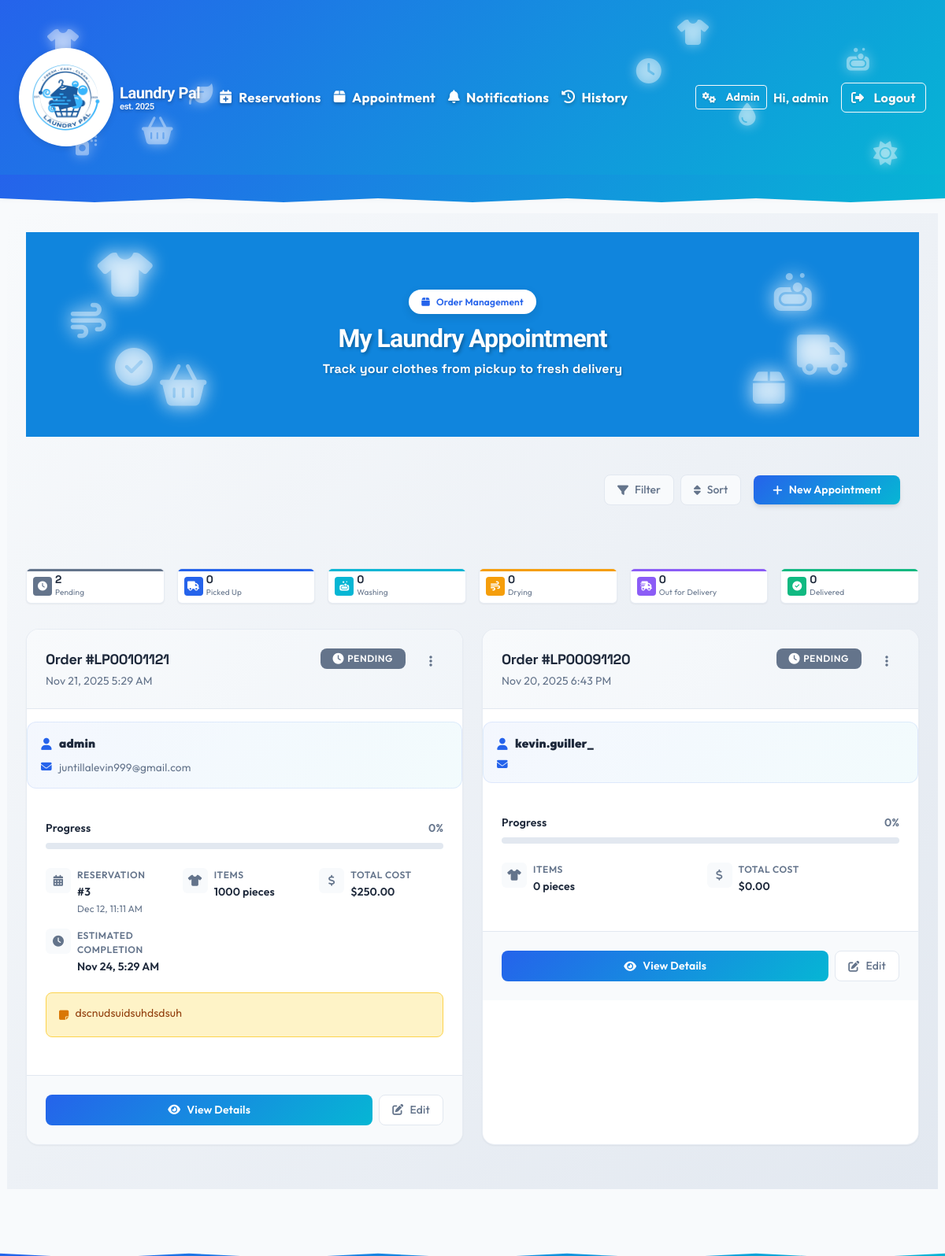
The app's page /orders/ (signed in, upper part), older data.
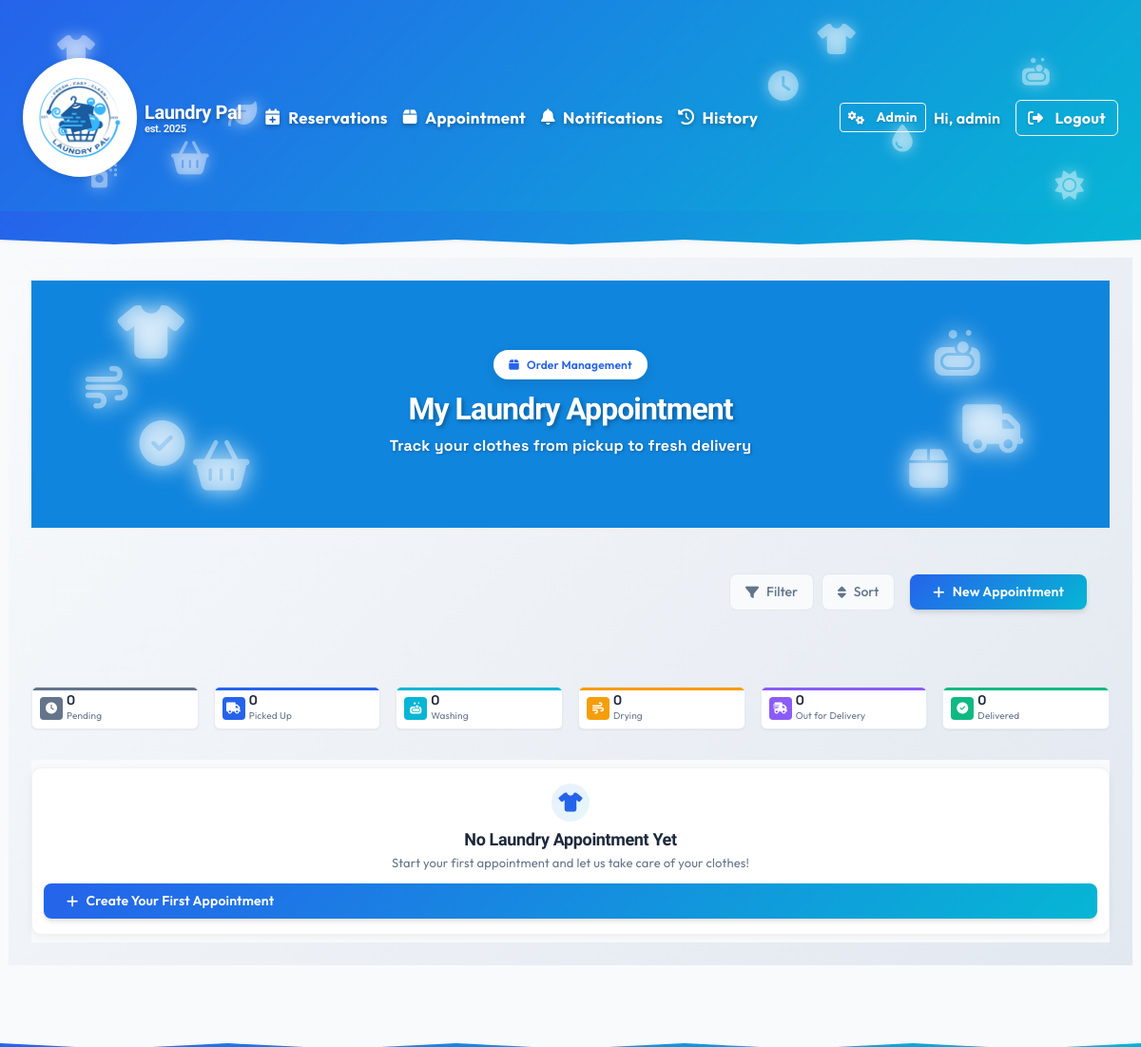
The same page, newer data.
### orders/models.py (models this page shows, shortened)
class Order(models.Model):
	class Status(models.TextChoices):
		PENDING = 'pending', 'Pending'
		CONFIRMED = 'confirmed', 'Confirmed'
		PICKED_UP = 'picked_up', 'Picked Up'
		WASHING = 'washing', 'Washing'
		DRYING = 'drying', 'Drying'
		FOLDING = 'folding', 'Folding'
		READY = 'ready', 'Ready for Delivery'
		OUT_FOR_DELIVERY = 'out_for_delivery', 'Out for Delivery'
		DELIVERED = 'delivered', 'Delivered'
	user = models.ForeignKey(settings.AUTH_USER_MODEL, on_delete=models.CASCADE, related_name='orders')
	reservation = models.ForeignKey('reservations.Reservation', on_delete=models.SET_NULL, null=True, blank=True, related_name='orders')
	order_number = models.CharField(max_length=20, unique=True, blank=True)
	status = models.CharField(max_length=20, choices=Status.choices, default=Status.PENDING)
	total_items = models.PositiveIntegerField(default=0)
	total_cost = models.DecimalField(max_digits=10, decimal_places=2, default=Decimal('0.00'))
	special_instructions = models.TextField(blank=True)
	estimated_completion = models.DateTimeField(null=True, blank=True)
	created_at = models.DateTimeField(auto_now_add=True)
	updated_at = models.DateTimeField(auto_now=True)
	class Meta:
		ordering = ['-created_at']
	def get_progress_percentage(self):
		status_progress = {
			'pending': 0,
			'confirmed': 10,
			'picked_up': 20,
			'washing': 40,
			'drying': 60,
			'folding': 80,
			'ready': 90,
			'out_for_delivery': 95,
			'delivered': 100
		}
		return status_progress.get(self.status, 0)
	def get_status_icon(self):
		status_icons = {
			'pending': 'clock',
			'confirmed': 'check-circle',
			'picked_up': 'truck',
			'washing': 'soap',
			'drying': 'wind',
			'folding': 'hands',
			'ready': 'check-circle',
			'out_for_delivery': 'shipping-fast',
			'delivered': 'check-circle'
		}
		return status_icons.get(self.status, 'clock')

### reservations/models.py (models this page shows, shortened)
class Reservation(models.Model):
	class Status(models.TextChoices):
		PENDING = 'pending', 'Pending'
		CONFIRMED = 'confirmed', 'Confirmed'
		IN_PROGRESS = 'in_progress', 'In Progress'
		COMPLETED = 'completed', 'Completed'
		CANCELLED = 'cancelled', 'Cancelled'
	class Priority(models.TextChoices):
		STANDARD = 'standard', 'Standard'
		EXPRESS = 'express', 'Express (24h)'
		RUSH = 'rush', 'Rush (Same Day)'
	user = models.ForeignKey(settings.AUTH_USER_MODEL, on_delete=models.CASCADE, related_name='reservations')
	service_type = models.ForeignKey(ServiceType, on_delete=models.CASCADE, null=True, blank=True)
	pickup_datetime = models.DateTimeField()
	delivery_datetime = models.DateTimeField()
	address = models.CharField(max_length=255)
	phone_number = models.CharField(max_length=20, blank=True)
	notes = models.TextField(blank=True)
	priority = models.CharField(max_length=20, choices=Priority.choices, default=Priority.STANDARD)
	status = models.CharField(max_length=20, choices=Status.choices, default=Status.PENDING)
	estimated_cost = models.DecimalField(max_digits=10, decimal_places=2, null=True, blank=True)
	final_cost = models.DecimalField(max_digits=10, decimal_places=2, null=True, blank=True)
	created_at = models.DateTimeField(auto_now_add=True)
	updated_at = models.DateTimeField(auto_now=True)
	class Meta:
		ordering = ['-created_at']

### orders/views.py (the view)
# urls.py: path('', views.OrderListView.as_view(), name='list'),
class OrderListView(LoginRequiredMixin, ListView):
	model = Order
	template_name = 'orders/order_list.html'
	context_object_name = 'orders'
	paginate_by = 6
	def get_queryset(self):
		if self.request.user.is_staff or self.request.user.is_superuser:
			return Order.objects.all().select_related('user', 'reservation').prefetch_related('items').order_by('-created_at')
		else:
			return Order.objects.filter(user=self.request.user).select_related('reservation').prefetch_related('items').order_by('-created_at')
	def get_context_data(self, **kwargs):
		context = super().get_context_data(**kwargs)
		user_orders = self.get_queryset()
		context['pending_count'] = user_orders.filter(status='pending').count()
		context['picked_up_count'] = user_orders.filter(status='picked_up').count()
		context['washing_count'] = user_orders.filter(status='washing').count()
		context['drying_count'] = user_orders.filter(status='drying').count()
		context['out_for_delivery_count'] = user_orders.filter(status='out_for_delivery').count()
		context['delivered_count'] = user_orders.filter(status='delivered').count()
		return context

### orders/templates/orders/order_list.html (shortened to what the changed rows need)
{% extends 'base.html' %}
{% load static %}
{% block extra_css %}
<link href="{% static 'css/order-list.css' %}?v=1.0.0" rel="stylesheet">
{% endblock %}
{% block content %}
<div class="laundry-orders-container">
    <section class="orders-hero">
        <div class="hero-content">
            <h1 class="hero-title">My Laundry Appointment</h1>
        </div>
    </section>
    <div class="stats-section">
        <div class="stats-grid">
            <div class="stat-card stat-pending">
                <div class="stat-content">
                    <div class="stat-number">{{ pending_count }}</div>
                    <div class="stat-label">Pending</div>
                </div>
            </div>
        </div>
    </div>
    {% if orders %}
        <div class="orders-section">
            <div class="orders-grid">
            {% for order in orders %}
                <div class="order-card"
                     data-status="{{ order.status }}"
                     data-order-id="{{ order.pk }}"
                     data-order-number="{{ order.order_number }}"
                     data-created="{{ order.created_at|date:'c' }}"
                     data-total="${{ order.total_cost|floatformat:2 }}"
                     data-items="{{ order.items.all|join:', '|truncatewords:10 }}"
                     data-cost="{{ order.total_cost }}">
                    <div class="order-header">
                        <div class="order-info">
                            <div class="order-number">Order #{{ order.order_number }}</div>
                            <div class="order-date">{{ order.created_at|date:"M d, Y g:i A" }}</div>
                        </div>
                        <div class="order-status">
                            <span class="status-badge status-{{ order.status }}">
                                <i class="status-icon fas fa-{{ order.get_status_icon }}"></i>
                                {{ order.get_status_display }}
                            </span>
                        </div>
                        <div class="order-menu">
                            <div class="dropdown">
                                <button class="btn-menu" type="button" data-bs-toggle="dropdown" aria-expanded="false">
                                    <i class="fas fa-ellipsis-v"></i>
                                </button>
                            </div>
                        </div>
                    </div>
                    {% if user.is_staff or user.is_superuser %}
                    <div class="customer-info">
                        <div class="customer-details">
                            <div class="customer-name">
                                <i class="fas fa-user me-2"></i>
                                <strong>{{ order.user.first_name|default:order.user.username }}{% if order.user.last_name %} {{ order.user.last_name }}{% endif %}</strong>
                            </div>
                            <div class="customer-email">
                                <i class="fas fa-envelope me-2"></i>
                                {{ order.user.email }}
                            </div>
                        </div>
                    </div>
                    {% endif %}
                    <div class="order-body">
                        <div class="progress-section">
                            <div class="progress-header">
                                <span class="progress-label">Progress</span>
                                <span class="progress-percentage">{{ order.get_progress_percentage }}%</span>
                            </div>
                            <div class="progress-bar-container">
                            </div>
                        </div>
                        <div class="order-details">
                            {% if order.reservation %}
                            <div class="detail-item">
                                <div class="detail-icon">
                                    <i class="fas fa-calendar-alt"></i>
                                </div>
                                <div class="detail-content">
                                    <div class="detail-label">Reservation</div>
                                    <div class="detail-value">#{{ order.reservation.pk }}</div>
                                    <div class="detail-sub">{{ order.reservation.pickup_datetime|date:"M d, g:i A" }}</div>
                                </div>
                            </div>
                            {% endif %}
                            <div class="detail-item">
                                <div class="detail-icon">
                                    <i class="fas fa-tshirt"></i>
                                </div>
                                <div class="detail-content">
                                    <div class="detail-label">Items</div>
                                    <div class="detail-value">{{ order.total_items }} pieces</div>
                                </div>
                            </div>
                            <div class="detail-item">
                                <div class="detail-icon">
                                    <i class="fas fa-dollar-sign"></i>
                                </div>
                                <div class="detail-content">
                                    <div class="detail-label">Total Cost</div>
                                    <div class="detail-value">${{ order.total_cost }}</div>
                                </div>
                            </div>
                            {% if order.estimated_completion %}
                            <div class="detail-item">
                                <div class="detail-icon">
                                    <i class="fas fa-clock"></i>
                                </div>
                                <div class="detail-content">
                                    <div class="detail-label">Estimated Completion</div>
                                    <div class="detail-value">{{ order.estimated_completion|date:"M d, g:i A" }}</div>
                                </div>
                            </div>
                            {% endif %}
                        </div>
                        {% if order.special_instructions %}
                        <div class="special-instructions">
                            <div class="instructions-icon">
                                <i class="fas fa-sticky-note"></i>
                            </div>
                            <div class="instructions-text">{{ order.special_instructions|truncatewords:12 }}</div>
                        </div>
                        {% endif %}
                    </div>
                    <div class="order-footer">
                        <a href="{% url 'orders:detail' order.pk %}" class="btn-primary">
                            <i class="fas fa-eye"></i>
                            <span>View Details</span>
                        </a>
                        {% if order.status in 'pending,confirmed' %}
                        <a href="{% url 'orders:update' order.pk %}" class="btn-secondary">
                            <i class="fas fa-edit"></i>
                            <span>Edit</span>
                        </a>
                        {% endif %}
                    </div>
                </div>
            {% endfor %}
            </div>
        </div>
    {% else %}
        <div class="empty-state-section">
            <div class="empty-state">
                <div class="empty-icon">
                    <i class="fas fa-tshirt"></i>
                </div>
                <h3 class="empty-title">No Laundry Appointment Yet</h3>
                <p class="empty-subtitle">Start your first appointment and let us take care of your clothes!</p>
                <a href="{% url 'orders:create' %}" class="btn-new-order">
                    <i class="fas fa-plus"></i>
                    <span>Create Your First Appointment</span>
                </a>
            </div>
        </div>
    {% endif %}
</div>
{% endblock %}

Row changes from the older to the newer data that the page shows:
removed Order: order_number "LP00101121", created_at "Nov 21, 2025 5:29 AM", status "PENDING", user.first_name "admin", user.email "juntillalevin999@gmail.com", get_progress_percentage "0", reservation.pk "3", reservation.pickup_datetime "Dec 12, 11:11 AM", total_items "1000", total_cost "250.00", estimated_completion "Nov 24, 5:29 AM", special_instructions "dscnudsuidsuhdsdsuh", shows "Edit"
removed Order: order_number "LP00091120", created_at "Nov 20, 2025 6:43 PM", status "PENDING", user.first_name "kevin.guiller_", get_progress_percentage "0", total_items "0", total_cost "0.00", shows "Edit"
Text that changed along with them:
{{ pending_count }}: "2" → "0"
text now shown: "No Laundry Appointment Yet Start your first appointment and let us take care of your clothes! Create Your First Appointment"
